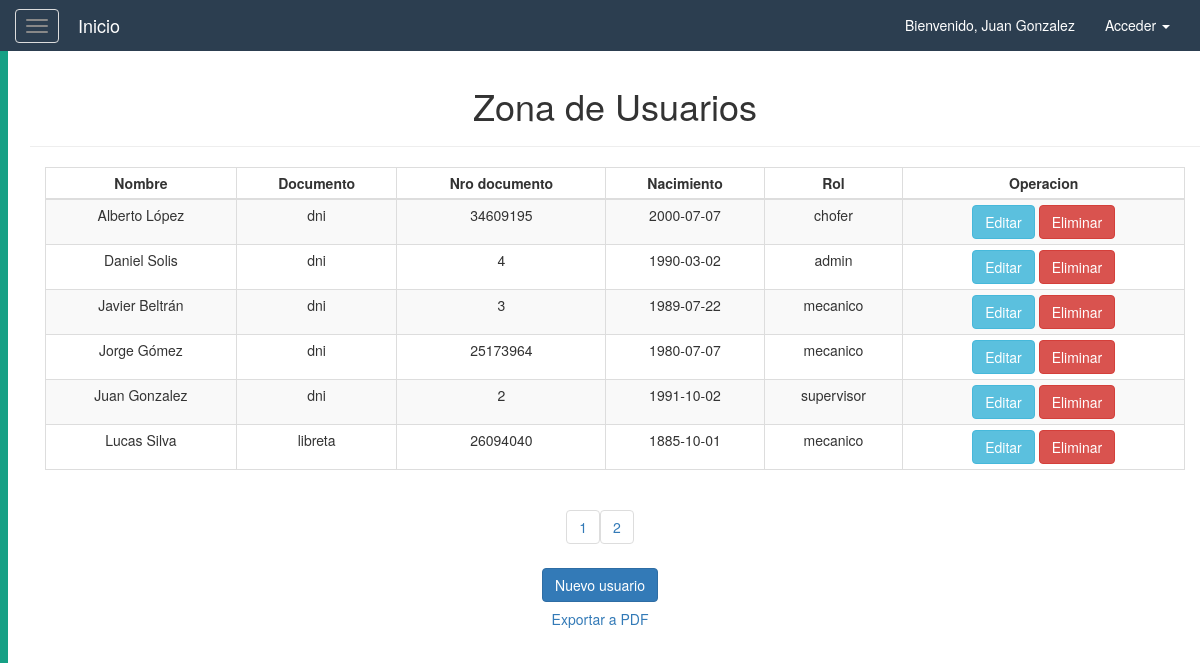
The page /logistica/usuarios.php (signed in) on the database its author committed.
### tables this page shows
CREATE TABLE `usuario` (
  `idUsuario` int(11) NOT NULL,
  `tipo_doc` varchar(45) DEFAULT NULL,
  `num_doc` int(11) DEFAULT NULL,
  `nombre` varchar(45) DEFAULT NULL,
  `fecha_nacimiento` date DEFAULT NULL,
  `rol` enum('chofer','admin','supervisor','mecanico') NOT NULL DEFAULT 'chofer',
  `password` varchar(45) DEFAULT NULL,
  `tipo_licencia` varchar(20) DEFAULT NULL,
  `nro_licencia` int(11) DEFAULT NULL
);

### resources/config.php (called while the page is built, shortened)
<?php
    $TEMPLATES_PATH=$_SERVER['DOCUMENT_ROOT'].'/resources/templates';
    $DB_PATH=$_SERVER['DOCUMENT_ROOT'].'/resources/db';
    require_once($TEMPLATES_PATH.'/cssHead.php');
    require_once($DB_PATH.'/control.php');
?>

### resources/db/control.php (called while the page is built, shortened)
<?php
    class controlDB{
        function __construct(){
            try{
            $host="localhost";
            $dbname="logistica";
            $user="root";
            $pass="";
            $this->con=mysqli_connect($host,$user,$pass) or die("No se puede conectar con la base de datos.");
            mysqli_select_db($this->con,$dbname)or die("No se encuentra la base de datos.");
            mysqli_set_charset($this->con, "utf8");
            }catch(Exception $ex){
                throw $ex;
            }
        }
        function consultar($sql){
        $link=$this->con;
        $stmt = mysqli_prepare($link, $sql);
        mysqli_stmt_execute($stmt);
        $result = $stmt->get_result();
        $data=null;
        while($fila=$result->fetch_assoc()){
            $data[]=$fila;
        }
        return $data;
        }
    }
?>

### resources/library/usuarios_pag.php (called while the page is built, shortened)
<?php
        $tamagno_paginas = 6;
        if(isset($_GET['pagina'])) {
            $pag = $_GET['pagina'];
        } else {
            $pag = 1;
        }
        $empezar_desde = ($pag-1) * $tamagno_paginas;
        $datos = $obj -> consultar("SELECT *
            FROM usuario
            ORDER BY nombre
            LIMIT $empezar_desde, $tamagno_paginas");
        $num_filas = count($obj->consultar("SELECT *
            FROM usuario"));
        $total_paginas = ceil($num_filas/$tamagno_paginas);
?>

### logistica/usuarios.php (the view, shortened to what this page needs)
<!DOCTYPE html>
<html lang="es">
<head>
    <?php
        require_once($_SERVER['DOCUMENT_ROOT'].'/resources/config.php');
        $obj = new controlDB();
        include $LIBRARY_PATH.'/usuarios_pag.php';
    ?>
</head>
<body>
    <?php
        require_once($_SERVER['DOCUMENT_ROOT'].'/resources/templates/header.php');
    ?>
    <div id="wrapper">
        <?php
            require_once($_SERVER['DOCUMENT_ROOT'].'/resources/templates/sidebar.php');
        ?>
        <div id="page-content-wrapper">
            <div class="container-fluid">
                <div class="row">
                    <div class="col-lg-12 text-center">
                        <div class="container">
                            <div class="row">
                                <div class="col">
                                    <h1>Zona de Usuarios</h1>
                                    <hr/>
                                </div>
                            </div>
                        </div>
                        <div class="container">
                            <div class="row">
                                <div class="col-lg-12 col-md-12 col-sm-12 col-xs-12">
                                    <div class="table-responsive">
                                        <table class="table table-striped table-bordered table-condensed table-hover">
                                            <thead>
                                                <th  class="text-center">Nombre</th>
                                                <th  class="text-center">Documento</th>
                                                <th  class="text-center">Nro documento</th>
                                                <th  class="text-center">Nacimiento</th>
                                                <th  class="text-center">Rol</th>
                                                <th  class="text-center">Operacion</th>
                                            </thead>
                                            <?php foreach($datos as $td){ ?>
                                            <tr>
                                                <td><?php echo $td['nombre']; ?></td>
                                                <td><?php echo $td['tipo_doc']; ?></td>
                                                <td><?php echo $td['num_doc']; ?></td>
                                                <td><?php echo $td['fecha_nacimiento']; ?></td>
                                                <td><?php echo $td['rol']; ?></td>
                                                <td class="text-center">
                                                    <a href="editarUser.php?id=<?php echo $td["idUsuario"]?>">
                                                        <button class="btn btn-info">Editar</button>
                                                    </a>
                                                    <a href="bdUser.php?id=<?php echo $td["idUsuario"]?>&funcion=eliminar">
                                                        <button class="btn btn-danger">Eliminar</button>
                                                    </a>
                                                </td>
                                            </tr>
                                            <?php } ?>
                                        </table>
                                    </div>
                                </div>
                            </div>
                        </div>
                        <div class="row">
                            <div class="col">
                                <?php
                                    for($i = 1; $i <= $total_paginas; $i++){
                                    echo "<ul class='pagination'>
                                        <li><a href='?pagina=".$i."'>".$i."</a></li>
                                    </ul>";}
                                ?>
                            </div>
                        </div>
                        <div class="row">
                                <div class="col">
                                    <a href="registrarUser.php" class="btn btn-primary">Nuevo usuario</a>
                                </div>
                        </div>
                        <div class="row">
                            <a href="/logistica/exportarUser.php">
                                <button class="btn btn-link">Exportar a PDF</button>
                            </a>
                        </div>
                    </div>
                </div>
            </div>
        </div>
    </div>
</body>
||</html>

### resources/templates/cssHead.php
<?php
    echo "
        <meta charset='utf-8'>
        <meta name='viewport' content='width=device-width, initial-scale=1'>
        <link rel='stylesheet' href='/resources/css/bootstrap.min.css'>
        <link rel='stylesheet' href='/resources/css/fontello.css'>
        <link rel='stylesheet' href='/resources/css/frontEstilo.css'>
        <link rel='stylesheet' href='/resources/css/header.css'>
        <link rel='stylesheet' href='/resources/css/menuLateral.css'>
        <link rel='icon' href='/resources/images/title-logo.png' type='image/x-icon'>
    ";
?>

### resources/templates/header.php (shortened to what this page needs)
<nav class='navbar navbar-default'>
    <div class='container-fluid'>
        <div class='navbar-header'>
            <button type='button' class='navbar-toggle navbar-toggle-left collapsed' id='menu-toggle'>
        <span class='icon-bar'></span>
        <span class='icon-bar'></span>
        <span class='icon-bar'></span>
      </button>
            <a class='navbar-brand' href='ppal.php'>Inicio</a>
        </div>
        <div class='collapse navbar-collapse' id='bs-example-navbar-collapse-1'>
            <ul class='nav navbar-nav navbar-right'>
                <?php
                    echo "<li><a href='#'>Bienvenido, ".$_SESSION['usuario']."</a></li>";
                ?>
                <li class='dropdown'>
                    <a href='#' class='dropdown-toggle' data-toggle='dropdown' role='button' aria-haspopup='true' aria-expanded='false'>Acceder <span class='caret'></span></a>
                </li>
            </ul>
        </div>
    </div>
</nav>

### resources/templates/sidebar.php (shortened to what this page needs)
<div id='sidebar-wrapper'>
</div>

### resources/css/header.css (style rules this page uses)
.navbar { border-radius: 0px; }
.navbar-default { background-color:#2C3E50; border: #2C3E50 0px; color: white; }
.navbar-default .navbar-brand { color: white; }
.navbar-default .navbar-nav>li>a { color: white; }
.navbar { margin-bottom: 0px; }
.navbar-toggle-left { display: inline-block; }
.navbar-brand { display:inline-block; float:none; }
.navbar-toggle-left { float:none; }

### resources/css/menuLateral.css (style rules this page uses)
#sidebar-wrapper { z-index: 1; position: absolute; width: 0; height: 100%; overflow-y: hidden; background: #2C3E50; border-left: 8px solid #16A085; transition: all 0.4s ease; }
#page-content-wrapper { width: 100%; height: 100%; position: absolute; padding: 15px; }

### rows shown on the page
usuario: nombre "Alberto López", tipo_doc "dni", num_doc "34609195", fecha_nacimiento "2000-07-07", rol "chofer"
usuario: nombre "Daniel Solis", tipo_doc "dni", num_doc "4", fecha_nacimiento "1990-03-02", rol "admin"
usuario: nombre "Javier Beltrán", tipo_doc "dni", num_doc "3", fecha_nacimiento "1989-07-22", rol "mecanico"
usuario: nombre "Jorge Gómez", tipo_doc "dni", num_doc "25173964", fecha_nacimiento "1980-07-07", rol "mecanico"
usuario: nombre "Juan Gonzalez", tipo_doc "dni", num_doc "2", fecha_nacimiento "1991-10-02", rol "supervisor"
usuario: nombre "Lucas Silva", tipo_doc "libreta", num_doc "26094040", fecha_nacimiento "1885-10-01", rol "mecanico"

### other values the page prints
$_SESSION['usuario'] "Juan Gonzalez"
